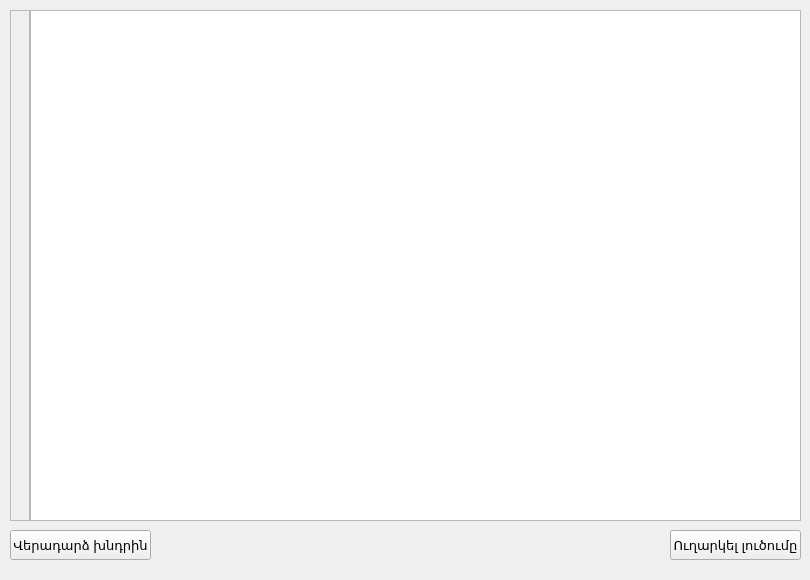
<?xml version="1.0" encoding="UTF-8"?>
<ui version="4.0">
 <class>Editor</class>
 <widget class="QWidget" name="Editor">
  <property name="geometry">
   <rect>
    <x>0</x>
    <y>0</y>
    <width>810</width>
    <height>580</height>
   </rect>
  </property>
  <property name="windowTitle">
   <string>Form</string>
  </property>
  <widget class="PublicPlainTextEdit" name="plainTextEdit_2">
   <property name="geometry">
    <rect>
     <x>30</x>
     <y>10</y>
     <width>771</width>
     <height>511</height>
    </rect>
   </property>
   <property name="sizePolicy">
    <sizepolicy hsizetype="Fixed" vsizetype="Expanding">
     <horstretch>0</horstretch>
     <verstretch>0</verstretch>
    </sizepolicy>
   </property>
   <property name="minimumSize">
    <size>
     <width>771</width>
     <height>501</height>
    </size>
   </property>
   <property name="font">
    <font>
     <family>Consolas</family>
     <pointsize>11</pointsize>
    </font>
   </property>
   <property name="verticalScrollBarPolicy">
    <enum>Qt::ScrollBarAsNeeded</enum>
   </property>
   <property name="horizontalScrollBarPolicy">
    <enum>Qt::ScrollBarAsNeeded</enum>
   </property>
   <property name="lineWrapMode">
    <enum>QPlainTextEdit::NoWrap</enum>
   </property>
   <property name="tabStopWidth">
    <number>40</number>
   </property>
  </widget>
  <widget class="PublicPlainTextEdit" name="plainTextEdit">
   <property name="enabled">
    <bool>false</bool>
   </property>
   <property name="geometry">
    <rect>
     <x>10</x>
     <y>10</y>
     <width>20</width>
     <height>511</height>
    </rect>
   </property>
   <property name="sizePolicy">
    <sizepolicy hsizetype="Expanding" vsizetype="Expanding">
     <horstretch>0</horstretch>
     <verstretch>0</verstretch>
    </sizepolicy>
   </property>
   <property name="minimumSize">
    <size>
     <width>20</width>
     <height>501</height>
    </size>
   </property>
   <property name="sizeIncrement">
    <size>
     <width>10</width>
     <height>0</height>
    </size>
   </property>
   <property name="baseSize">
    <size>
     <width>20</width>
     <height>271</height>
    </size>
   </property>
   <property name="font">
    <font>
     <family>Consolas</family>
     <pointsize>11</pointsize>
    </font>
   </property>
   <property name="verticalScrollBarPolicy">
    <enum>Qt::ScrollBarAlwaysOff</enum>
   </property>
   <property name="horizontalScrollBarPolicy">
    <enum>Qt::ScrollBarAlwaysOff</enum>
   </property>
   <property name="sizeAdjustPolicy">
    <enum>QAbstractScrollArea::AdjustToContentsOnFirstShow</enum>
   </property>
   <property name="lineWrapMode">
    <enum>QPlainTextEdit::NoWrap</enum>
   </property>
   <property name="cursorWidth">
    <number>1</number>
   </property>
  </widget>
  <widget class="QPushButton" name="submit_solution">
   <property name="geometry">
    <rect>
     <x>670</x>
     <y>530</y>
     <width>131</width>
     <height>30</height>
    </rect>
   </property>
   <property name="font">
    <font>
     <pointsize>10</pointsize>
    </font>
   </property>
   <property name="text">
    <string>Ուղարկել լուծումը</string>
   </property>
  </widget>
  <widget class="QPushButton" name="back_to_problem">
   <property name="geometry">
    <rect>
     <x>10</x>
     <y>530</y>
     <width>141</width>
     <height>30</height>
    </rect>
   </property>
   <property name="font">
    <font>
     <pointsize>10</pointsize>
    </font>
   </property>
   <property name="text">
    <string>Վերադարձ խնդրին</string>
   </property>
  </widget>
 </widget>
 <customwidgets>
  <customwidget>
   <class>PublicPlainTextEdit</class>
   <extends>QPlainTextEdit</extends>
   <header>editor.h</header>
  </customwidget>
 </customwidgets>
 <resources/>
 <connections/>
</ui>
